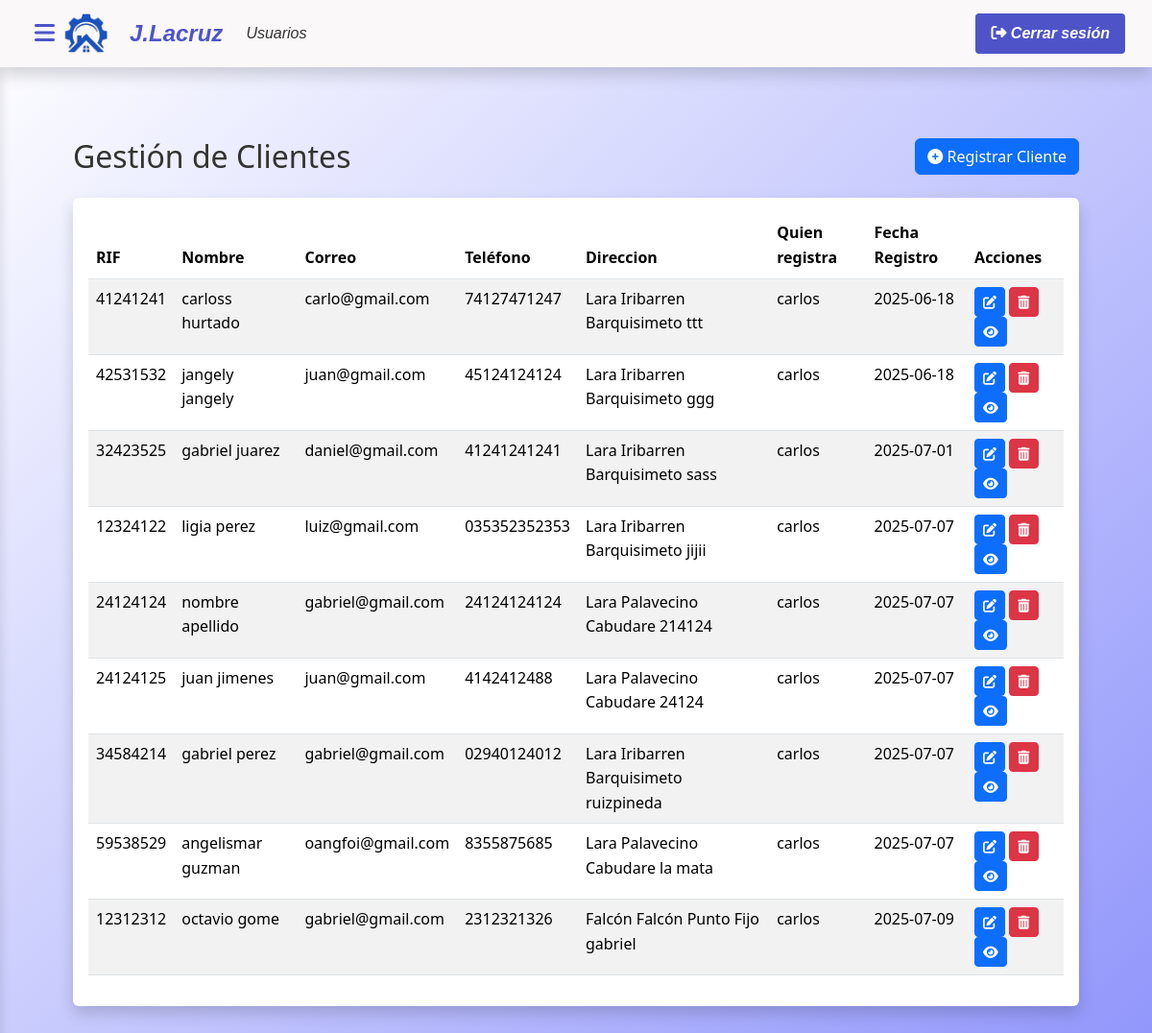
Screenshot of /index.php?c=clientes&m=index (signed in) with the database file from the repository.
### tables this page shows
CREATE TABLE `cliente` (
  `rif` varchar(20) NOT NULL,
  `cedula_usuario` int(11) NOT NULL,
  `razon_social` varchar(200) NOT NULL,
  `id_direccion` int(11) NOT NULL,
  `nombre` varchar(50) NOT NULL,
  `apellido` varchar(30) NOT NULL,
  `telefono` varchar(20) NOT NULL,
  `correo` varchar(100) NOT NULL,
  `fecha_registro` date NOT NULL
);

CREATE TABLE `estado` (
  `id_estado` int(11) NOT NULL,
  `nombre` varchar(100) NOT NULL
);

CREATE TABLE `municipio` (
  `id_municipio` int(11) NOT NULL,
  `id_estado` int(11) NOT NULL,
  `nombre` varchar(100) NOT NULL
);

CREATE TABLE `ciudad` (
  `id_ciudad` int(11) NOT NULL,
  `id_municipio` int(11) NOT NULL,
  `nombre` varchar(100) NOT NULL,
  `codigo_postal` varchar(10) NOT NULL
);

CREATE TABLE `direccion` (
  `id_direccion` int(11) NOT NULL,
  `id_estado` int(11) NOT NULL,
  `id_municipio` int(11) DEFAULT NULL,
  `id_ciudad` int(11) DEFAULT NULL,
  `calle` varchar(255) NOT NULL
);

CREATE TABLE `usuario` (
  `cedula` int(11) NOT NULL,
  `id_rol` int(11) NOT NULL,
  `username` varchar(50) NOT NULL,
  `clave` varchar(300) NOT NULL,
  `telefono` varchar(20) NOT NULL,
  `correo` varchar(100) NOT NULL
);

### modelo/conexion.php (called while the page is built, shortened)
<?php
class Conexion {
    public function __construct() {
    try {
        $this->pdo = new PDO("mysql:host=localhost;dbname=proyecto_lacruz", "root", "");
    } catch (PDOException $e) {
        die("Error de conexión: " . $e->getMessage());
    }
}
}
?>

### modelo/cliente.php (called while the page is built, shortened)
<?php
require_once 'modelo/conexion.php';
class ClienteModel extends Conexion {
    public function listar() {
        $sql = "SELECT
            c.rif,
            c.nombre AS nombre_cliente,
            c.apellido AS apellido_cliente,
            c.telefono,
            c.correo,
            c.fecha_registro,
            u.username AS nombre_usuario,
            d.calle,
            ciu.nombre AS ciudad,
            mun.nombre AS municipio,
            est.nombre AS estado,
            ciu.codigo_postal
        FROM
            cliente c
        JOIN
            usuario u ON c.cedula_usuario = u.cedula
        JOIN
            direccion d ON c.id_direccion = d.id_direccion
        JOIN
            ciudad ciu ON d.id_ciudad = ciu.id_ciudad
        JOIN
            municipio mun ON d.id_municipio = mun.id_municipio
        JOIN
            estado est ON d.id_estado = est.id_estado
        ORDER BY
            fecha_registro ASC;";
        $stmt = $this->pdo->query($sql);
        return $stmt->fetchAll(PDO::FETCH_ASSOC);
    }
}
?>

### vista/clientes/index.php (the view, shortened to what this page needs)
<?php require_once('vista/parcial/header.php');
?>
<div class="main-content">
    <div class="container-fluid py-4">
        <div class="row mb-4">
            <div class="col-md-6">
                <h2 class="mb-0">Gestión de Clientes</h2>
            </div>
            <div class="col-md-6 text-end" >
                <button type="button" class="btn btn-primary" data-bs-toggle="modal" data-bs-target="#crearClienteModal">
                    <i class="fas fa-plus-circle"></i> Registrar Cliente
                </button>
            </div>
        </div>
        <div class="card">
            <div class="card-body">
                <div class="table-responsive">
                    <table class="table table-striped table-hover">
                        <thead class="table-white">
                            <tr>
                                <th>RIF</th>
                                <th>Nombre</th>
                                <th>Correo</th>
                                <th>Teléfono</th>
                                <th>Direccion</th>
                                <th>Quien registra</th>
                                <th>Fecha Registro</th>
                                <th>Acciones</th>
                            </tr>
                        </thead>
                        <tbody>
                               <?php foreach ($cliente as $cli): ?>
                            <tr>
                                <td><?= htmlspecialchars($cli['rif']) ?></td>
                                <td><?= htmlspecialchars($cli['nombre_cliente']) ?> <?= htmlspecialchars($cli['apellido_cliente']) ?></td>
                                <td><?= htmlspecialchars($cli['correo']) ?></td>
                                <td><?= htmlspecialchars($cli['telefono']) ?></td>
                                <td><?= htmlspecialchars($cli['estado']) ?> <?= htmlspecialchars($cli['municipio']) ?> <?= htmlspecialchars($cli['ciudad']) ?> <?= htmlspecialchars($cli['calle']) ?></td>
                                <td><?= htmlspecialchars($cli['nombre_usuario']) ?></td>
                                 <td><?= htmlspecialchars($cli['fecha_registro']) ?></td>
                                <td>
                                    <button type="button" class="btn btn-primary btn-sm btn-editar-cliente"
                                    data-rif="<?= $cli['rif'] ?>">
                                    <i class="fas fa-edit"></i>
                                    </button>
                                     <button type="button" class="btn btn-danger btn-sm btn-eliminar" data-id="<?= $cli['rif'] ?>"data-controlador="clientes">
                                                    <i class="fas fa-trash-alt"></i>
                                    </button>
                                     <button type="button" class="btn btn-primary btn-sm">  <a href="index.php?c=clientes&m=informacion&rif=<?=$cli['rif']?>">
                                    <i class="fas fa-eye"></i>
                                    </button>
                                </td>
                            </tr>
                            <?php endforeach; ?>
                        </tbody>
                    </table>
                </div>
            </div>
        </div>
    </div>
</div>
<?php require_once('vista/parcial/footer.php'); ?>

### vista/css/header.css (style rules this page uses)
:root { --body-bg-color:rgb(0, 165, 194); --primary-color: #4e54c8; --secondary-color: #8f94fb; --accent-color: #00d4ff; --dark-color: #1a1a2e; --light-color: rgb(250, 248, 248); --text-dark: #333; --text-light: #fff; --shadow: 0 8px 16px rgba(0, 0, 0, 0.16); --transition: all 0.3s ease; }
* { box-sizing: border-box; margin: 0; padding: 0; }
body { font-family: 'Segoe UI', system-ui, -apple-system, sans-serif; background: linear-gradient(to bottom right,rgb(255, 255, 255), #8f94fb); min-height: 100vh; color: var(--text-dark); line-height: 1.6; margin: 0; padding-top: 56px; }
a { text-decoration: none; color: inherit; }
.main-content { padding: 2rem; transition: var(--transition); background-color: transparent; margin-left: 0; min-height: calc(100vh - 56px); }
.card { border: none; box-shadow: var(--shadow); ; transition: var(--transition); }

### rows the page displays
cliente: rif "41241241", nombre "carloss", apellido "hurtado", correo "carlo@gmail.com", telefono "74127471247", estado.nombre "Lara", municipio.nombre "Iribarren", ciudad.nombre "Barquisimeto", id_direccion.calle "ttt", cedula_usuario.username "carlos", fecha_registro "2025-06-18"
cliente: rif "42531532", nombre "jangely", apellido "jangely", correo "juan@gmail.com", telefono "45124124124", estado.nombre "Lara", municipio.nombre "Iribarren", ciudad.nombre "Barquisimeto", id_direccion.calle "ggg", cedula_usuario.username "carlos", fecha_registro "2025-06-18"
cliente: rif "32423525", nombre "gabriel", apellido "juarez", correo "daniel@gmail.com", telefono "41241241241", estado.nombre "Lara", municipio.nombre "Iribarren", ciudad.nombre "Barquisimeto", id_direccion.calle "sass", cedula_usuario.username "carlos", fecha_registro "2025-07-01"
cliente: rif "12324122", nombre "ligia", apellido "perez", correo "luiz@gmail.com", telefono "035352352353", estado.nombre "Lara", municipio.nombre "Iribarren", ciudad.nombre "Barquisimeto", id_direccion.calle "jijii", cedula_usuario.username "carlos", fecha_registro "2025-07-07"
cliente: rif "24124124", nombre "nombre", apellido "apellido", correo "gabriel@gmail.com", telefono "24124124124", estado.nombre "Lara", municipio.nombre "Palavecino", ciudad.nombre "Cabudare", id_direccion.calle "214124", cedula_usuario.username "carlos", fecha_registro "2025-07-07"
cliente: rif "24124125", nombre "juan", apellido "jimenes", correo "juan@gmail.com", telefono "4142412488", estado.nombre "Lara", municipio.nombre "Palavecino", ciudad.nombre "Cabudare", id_direccion.calle "24124", cedula_usuario.username "carlos", fecha_registro "2025-07-07"
cliente: rif "34584214", nombre "gabriel", apellido "perez", correo "gabriel@gmail.com", telefono "02940124012", estado.nombre "Lara", municipio.nombre "Iribarren", ciudad.nombre "Barquisimeto", id_direccion.calle "ruizpineda", cedula_usuario.username "carlos", fecha_registro "2025-07-07"
cliente: rif "59538529", nombre "angelismar", apellido "guzman", correo "oangfoi@gmail.com", telefono "8355875685", estado.nombre "Lara", municipio.nombre "Palavecino", ciudad.nombre "Cabudare", id_direccion.calle "la mata", cedula_usuario.username "carlos", fecha_registro "2025-07-07"
cliente: rif "12312312", nombre "octavio", apellido "gome", correo "gabriel@gmail.com", telefono "2312321326", estado.nombre "Falcón", municipio.nombre "Falcón", ciudad.nombre "Punto Fijo", id_direccion.calle "gabriel", cedula_usuario.username "carlos", fecha_registro "2025-07-09"
